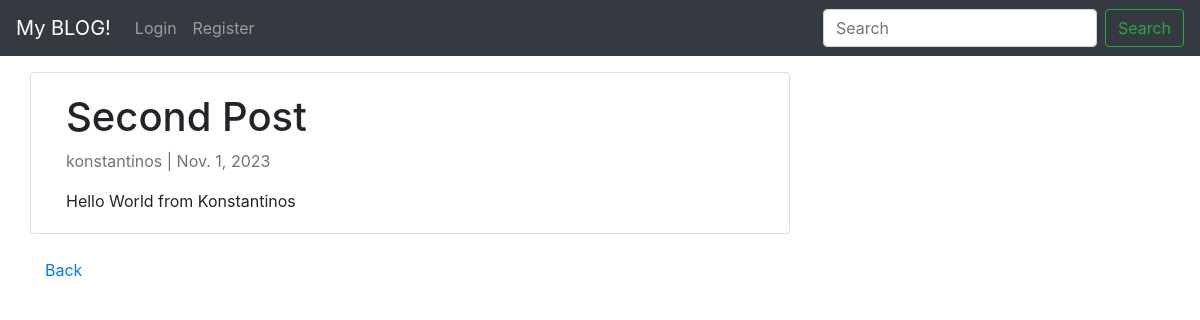
Screenshot of /post/2 with the database file from the repository.
### blog/models.py (models this page shows, shortened)
class BlogPost(models.Model):
    title = models.TextField(max_length=100)
    content = models.TextField()
    author = models.ForeignKey(User, on_delete=models.CASCADE)
    created_at = models.DateField(auto_now=True)

### blog/views.py (the view)
# urls.py: path('post/<int:pk>', views.DetailView.as_view(), name='details'),
class DetailView(generic.DetailView):
    model = BlogPost
    template_name = 'details.html'

### blog/templates/details.html
{% extends "base.html" %}
{% block content %}
<div class="container">
    <div class="row">
      <div class="col-md-8 card mb-4  mt-3 left  top">
        <div class="card-body">
          <h1>{% block title %} {{ blogpost.title }} {% endblock title %}</h1>
          <p class=" text-muted">{{ blogpost.author }} | {{ blogpost.created_at }}</p>
          <p class="card-text ">{{ blogpost.content | safe }}</p>
        </div>
      </div>
    </div>
    <a href="{% url 'home' %}">Back</a>
</div>
{% endblock %}

### rows the page displays
BlogPost: title "Second Post", author "konstantinos", created_at "Nov. 1, 2023", content "Hello World from Konstantinos"
